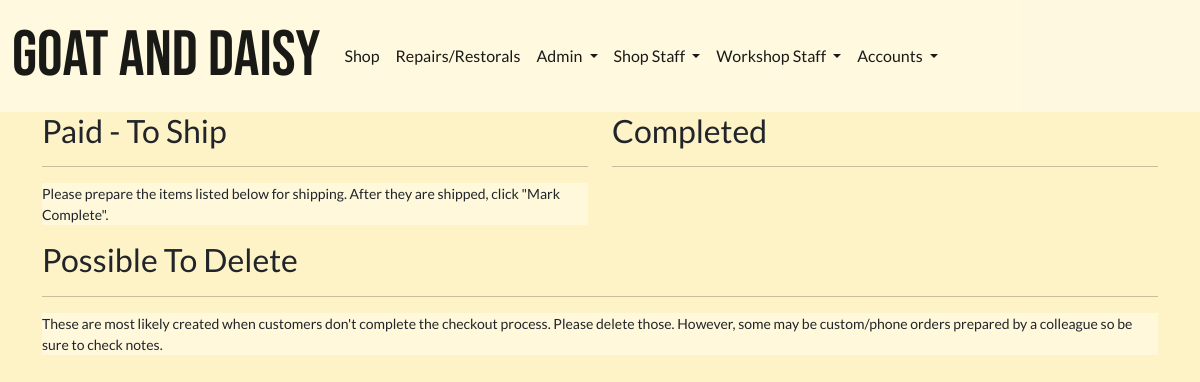
The page /shop/all-shop-orders/ (signed in) on the database as committed earlier.
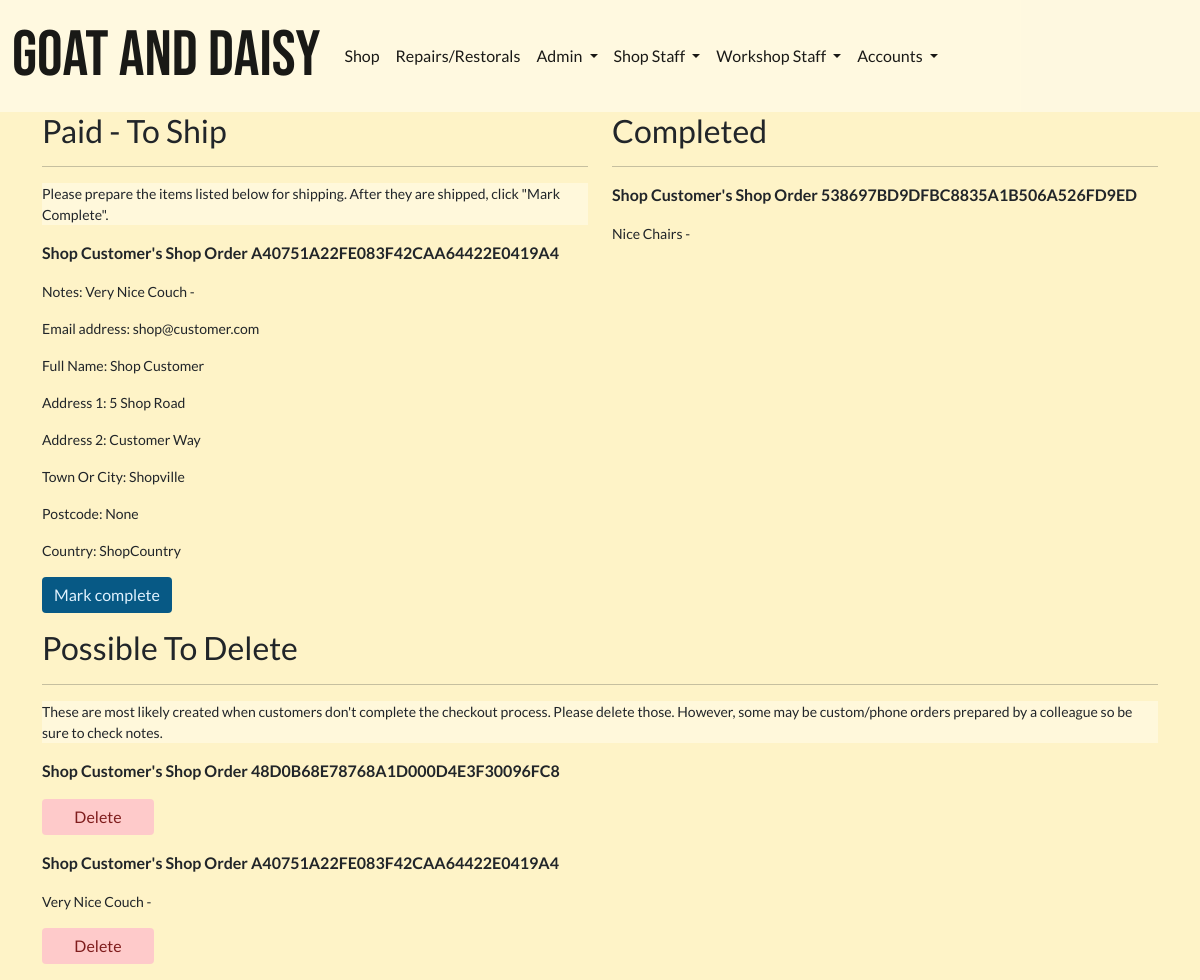
The same page on the database as committed later.
### invoices/models.py (models this page shows, shortened)
class BaseInvoice(models.Model):
    date_created = models.DateField(auto_now_add=True)
    order_number = models.CharField(max_length=100, editable=False)
    full_name = models.CharField(max_length=100, null=True, blank=True)
    email = models.EmailField(null=True, blank=True)
    address1 = models.CharField(max_length=100, null=True, blank=True)
    address2 = models.CharField(max_length=100, null=True, blank=True)
    postcode = models.CharField(max_length=40, null=True, blank=True)
    town_or_city = models.CharField(max_length=40, null=True, blank=True)
    country = models.CharField(max_length=40, null=True, blank=True)
    notes = models.TextField(null=True, blank=True)
    order_amount = models.DecimalField(
        max_digits=12, decimal_places=2, default=0)
    shipping_cost = models.DecimalField(
        max_digits=12, decimal_places=2, default=0)
    order_total = models.DecimalField(
        max_digits=12, decimal_places=2, default=0)
    is_completed = models.BooleanField(default=False)
    paid_on = models.DateTimeField(null=True, blank=True)

class ShopCustomerInvoice(BaseInvoice):
    def __str__(self):
        return self.full_name + "'s Shop Order " + self.order_number

class BaseInvoice(models.Model):
    date_created = models.DateField(auto_now_add=True)
    order_number = models.CharField(max_length=100, editable=False)
    full_name = models.CharField(max_length=100, null=True, blank=True)
    email = models.EmailField(null=True, blank=True)
    address1 = models.CharField(max_length=100, null=True, blank=True)
    address2 = models.CharField(max_length=100, null=True, blank=True)
    postcode = models.CharField(max_length=40, null=True, blank=True)
    town_or_city = models.CharField(max_length=40, null=True, blank=True)
    country = models.CharField(max_length=40, null=True, blank=True)
    notes = models.TextField(null=True, blank=True)
    order_amount = models.DecimalField(
        max_digits=12, decimal_places=2, default=0)
    shipping_cost = models.DecimalField(
        max_digits=12, decimal_places=2, default=0)
    order_total = models.DecimalField(
        max_digits=12, decimal_places=2, default=0)
    is_completed = models.BooleanField(default=False)
    paid_on = models.DateTimeField(null=True, blank=True)

### shop/views.py (the view)
# urls.py: path('all-shop-orders/', views.AllShopOrders.as_view(), name="all_shop_orders"),
class AllShopOrders(GroupRequiredMixin, View):
    group_required = ['Shop Staff']
    def get(self, request, *args, **kwargs):
        queryset = ShopCustomerInvoice.objects.all()
        context = {
            'invoices': queryset,
        }
        return render(request, 'shop/all_shop_orders.html', context)

### invoices/contexts.py (called while the page is built, shortened)
def shopping_cart(request):
    template_cart = []
    products_count = 0
    order_amount = 0
    shipping = 500
    cart = request.session.get('cart', {})
    for item in enumerate(template_cart):
        products_count += 1
    order_total = order_amount + shipping
    stripe_total = round(order_total * 100)
    context = {
        'template_cart': template_cart,
        'products_count': products_count,
        'order_amount': order_amount,
        'shipping': shipping,
        'order_total': order_total,
        'stripe_total': stripe_total,
    }
    return context

### profiles/group_mixin_decorator.py (called while the page is built)
    def dispatch(self, request, *args, **kwargs):
        if not request.user.is_authenticated:
            raise PermissionDenied
        else:
            user_groups = []
            for group in request.user.groups.values_list('name', flat=True):
                user_groups.append(group)
            if len(set(user_groups).intersection(self.group_required)) <= 0:
                raise PermissionDenied
        return super(GroupRequiredMixin, self).dispatch(request, *args, **kwargs)

### profiles/templatetags/user_in_group_tag.py (called while the page is built)
@register.filter(name='has_group')
def has_group(user, group_name):
    try:
        group = Group.objects.get(name=group_name)
    except Group.DoesNotExist:
        return False
    return group in user.groups.all()

### shop/templates/shop/all_shop_orders.html (shortened to what this page needs)
{% extends 'base.html' %}
{% load static %}
{% block extra_css %}
<link rel="stylesheet" href="{% static 'css/home_bg_image_trans.css' %}">
{% endblock %}
{% block content %}
<div class="row">
    <div class="col"><h2>Paid - To Ship</h2>
        <hr>
        <p class="small transparent-bg">Please prepare the items listed below for shipping. After they are shipped, click "Mark Complete". </p>
        {% for invoice in invoices %}
        {% if not invoice.is_completed %}
        {% if invoice.paid_on %}
        <p><strong>{{ invoice }}</strong></p>
        {% if invoice.notes %}
        <p class="small">Notes: {{ invoice.notes }}</p>
        {% endif %}
        <p class="small">Email address: {{ invoice.email }}</p>
        <p class="small">Full Name: {{ invoice.full_name }}</p>
        <p class="small">Address 1: {{ invoice.address1 }}</p>
        {% if invoice.address2 %}
        <p class="small">Address 2: {{ invoice.address2 }}</p>
        {% endif %}
        <p class="small">Town Or City: {{ invoice.town_or_city }}</p>
        <p class="small">Postcode: {{ invoice.postcode }}</p>
        <p class="small">Country: {{ invoice.country }}</p>
        <a href="{% url 'mark_invoice_complete' invoice.order_number %}">
            <p class="btn btn-info">Mark complete</p>
        </a>
        {% endif %}
        {% endif %}
        {% endfor %}</div>
    <div class="col"><h2>Completed</h2>
        <hr>
        {% for invoice in invoices %}
        {% if invoice.is_completed %}
        <p><strong>{{ invoice }}</strong></p>
        {% if invoice.notes %}
        <p class="small">{{ invoice.notes }}</p>
        {% endif %}
        {% endif %}
        {% endfor %}</div>
</div>
<div class="row">
    <div class="col"><h2>Possible To Delete</h2>
        <hr>
        <p class="small transparent-bg">These are most likely created when customers don't complete the checkout process. Please delete those. However, some may be custom/phone orders prepared by a colleague so be sure to check notes.</p>
        {% for invoice in invoices %}
        {% if not invoice.is_completed %}
        {% if not invoice.is_paid %}
        <p><strong>{{ invoice }}</strong></p>
        {% if invoice.notes %}
        <p class="small">{{ invoice.notes }}</p>
        {% endif %}
        <a href="{% url 'delete_invoice' invoice.id %}">
            <p class="btn btn-danger">Delete</p>
        </a>
        {% endif %}
        {% endif %}
        {% endfor %}</div>
    </div>
{% endblock %}

### templates/base.html (shortened to what this page needs)
{% load static %}
{% load user_in_group_tag %}
<!doctype html>
<html lang="en">
  <head>
    <link href="https://cdn.jsdelivr.net/npm/bootstrap@5.1.3/dist/css/bootstrap.min.css" rel="stylesheet">
    <link rel="stylesheet" href="{% static 'css/tw-colours.css' %}">
    <link rel="stylesheet" href="{% static 'css/site_base_custom.css' %}">
    {% block extra_css %}
    {% endblock %}
  </head>
  <body>
    <nav class="navbar fixed-top navbar-expand-md navbar-light bg-light">
      <div class="container-fluid">
        <a class="navbar-brand" href="{% url 'index' %}">Goat And Daisy</a>
        <div class="collapse navbar-collapse" id="navbarSupportedContent">
          <ul class="navbar-nav me-auto mb-2 mb-lg-0">
            <li class="nav-item">
              <a class="nav-link active" aria-current="page" href="{% url 'shop' %}">Shop</a>
            </li>
            <li class="nav-item">
              <a class="nav-link active" aria-current="page" href="{% url 'workshop' %}">Repairs/Restorals</a>
            </li>
              {% if user.is_superuser %}
              <li class="nav-item dropdown">
                <a class="nav-link active dropdown-toggle" href="#" id="navbarDropdown" role="button" data-bs-toggle="dropdown" aria-expanded="false">
                  Admin
                </a>
                  </li>
                </ul></li>
                {% endif %}
                {% if request.user|has_group:"Shop Staff" %}
              <li class="nav-item dropdown">
                <a class="nav-link active dropdown-toggle" href="#" id="navbarDropdown" role="button" data-bs-toggle="dropdown" aria-expanded="false">
                  Shop Staff
                </a>
                  </li> <li><a class="dropdown-item" href="{% url 'staff_manage_items' %}">Manage Inventory</a></li>
                {% endif %}
                {% if request.user|has_group:"Workshop Staff" %}
              <li class="nav-item dropdown">
                <a class="nav-link active dropdown-toggle" href="#" id="navbarDropdown" role="button" data-bs-toggle="dropdown" aria-expanded="false">
                  Workshop Staff
                </a>
                  </li>
                {% endif %}
                <li class="nav-item dropdown">
                  <a class="nav-link active dropdown-toggle" href="#" id="navbarDropdown" role="button" data-bs-toggle="dropdown" aria-expanded="false">
                    Accounts
                  </a>
            </li>
        </div>
      </div>
    </nav>
    <main class="container">
    {% block content %}
    {% endblock %}
    </main>
  </body>
</html>

### static/css/site_base_custom.css (style rules this page uses)
body { background-color: var(--amber-100); font-family: "Lato", sans-serif; }
main { margin-top: 7rem; }
.btn { min-width: 7rem; }
.btn-warning, .btn-info { background-color: var(--sky-800); color: var(--sky-100); border: unset; }
.btn-danger { background-color: var(--red-200); color: var(--red-900); border: unset; }
a { color: var(--sky-800); font-weight: 400; }
.navbar-brand { font-family: "Bebas Neue", sans-serif; font-size: 4rem; padding: 0; }
.bg-light { background: #fffbebb6 !important; }
.transparent-bg { background-color: #fffbeb8f; min-width: fit-content; }

### static/css/home_bg_image_trans.css (style rules this page uses)
body { background-image: url("../img/index-25-flip.jpg"); background-repeat: no-repeat; background-size: cover; background-attachment: fixed; }

Rows that differ between the two databases and show on the page:
added ShopCustomerInvoice: order_number "Shop Customer's Shop Order A40751A22FE083F42CAA64422E0419A4", notes "Very Nice Couch -", email "shop@customer.com", full_name "Shop Customer", address1 "5 Shop Road", address2 "Customer Way", town_or_city "Shopville", postcode "None", country "ShopCountry"
added ShopCustomerInvoice: order_number "Shop Customer's Shop Order 538697BD9DFBC8835A1B506A526FD9ED", notes "Nice Chairs -", shown under "Completed"
added ShopCustomerInvoice: order_number "Shop Customer's Shop Order 48D0B68E78768A1D000D4E3F30096FC8", shown under "Possible To Delete"
